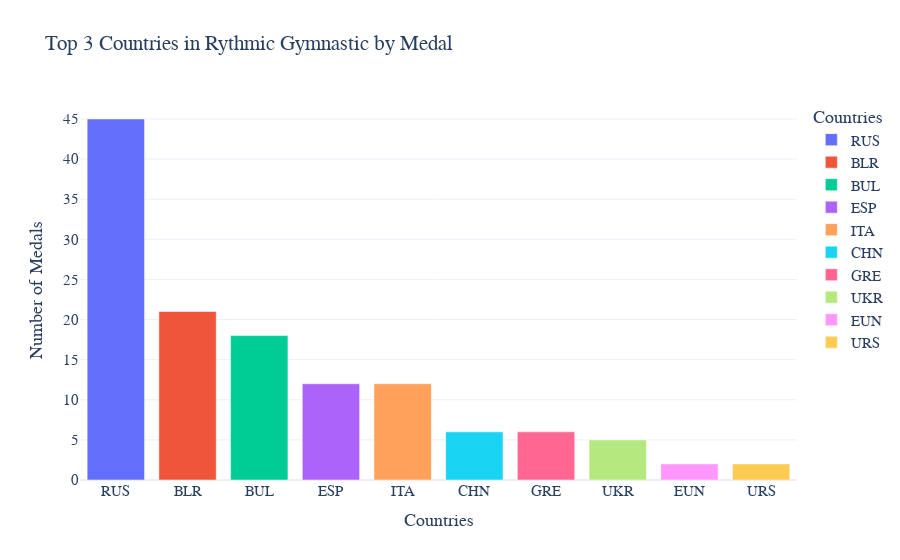

Notebook cell for this chart:
### Markdown cell above
<h3>All countries Rythmic Gymnastic</h3>
<main>
  <p>Test</p>
  <button>Test</button>
</main>

### Code cell
medal_count = os_data_rhythmic_gymnastic.groupby("NOC")["Medal"].count().reset_index()

top_10_athletics = medal_count.sort_values(by="Medal", ascending=False).head(10)

fig = px.bar(top_10_athletics, x="NOC",y="Medal",
            title="Top 3 Countries in Rythmic Gymnastic by Medal",
            template='plotly_white',
            labels={"NOC": "Countries", "Medal": "Number of Medals"},
            color= "NOC")

fig.update_layout(font_family="Rockwell", font_size=15)

fig.show()

### Figure 1 — Plotly figure (JSON) as saved in the notebook; plotly's stock layout.template omitted (floating-point values rounded to 4 significant figures)
{"data": [{"alignmentgroup": "True", "hovertemplate": "Countries=%{x}<br>Number of Medals=%{y}<extra></extra>", "legendgroup": "RUS", "marker": {"color": "#636efa", "pattern": {"shape": ""}}, "name": "RUS", "offsetgroup": "RUS", "orientation": "v", "showlegend": true, "textposition": "auto", "type": "bar", "x": ["RUS"], "xaxis": "x", "y": [45], "yaxis": "y"}, {"alignmentgroup": "True", "hovertemplate": "Countries=%{x}<br>Number of Medals=%{y}<extra></extra>", "legendgroup": "BLR", "marker": {"color": "#EF553B", "pattern": {"shape": ""}}, "name": "BLR", "offsetgroup": "BLR", "orientation": "v", "showlegend": true, "textposition": "auto", "type": "bar", "x": ["BLR"], "xaxis": "x", "y": [21], "yaxis": "y"}, {"alignmentgroup": "True", "hovertemplate": "Countries=%{x}<br>Number of Medals=%{y}<extra></extra>", "legendgroup": "BUL", "marker": {"color": "#00cc96", "pattern": {"shape": ""}}, "name": "BUL", "offsetgroup": "BUL", "orientation": "v", "showlegend": true, "textposition": "auto", "type": "bar", "x": ["BUL"], "xaxis": "x", "y": [18], "yaxis": "y"}, {"alignmentgroup": "True", "hovertemplate": "Countries=%{x}<br>Number of Medals=%{y}<extra></extra>", "legendgroup": "ESP", "marker": {"color": "#ab63fa", "pattern": {"shape": ""}}, "name": "ESP", "offsetgroup": "ESP", "orientation": "v", "showlegend": true, "textposition": "auto", "type": "bar", "x": ["ESP"], "xaxis": "x", "y": [12], "yaxis": "y"}, {"alignmentgroup": "True", "hovertemplate": "Countries=%{x}<br>Number of Medals=%{y}<extra></extra>", "legendgroup": "ITA", "marker": {"color": "#FFA15A", "pattern": {"shape": ""}}, "name": "ITA", "offsetgroup": "ITA", "orientation": "v", "showlegend": true, "textposition": "auto", "type": "bar", "x": ["ITA"], "xaxis": "x", "y": [12], "yaxis": "y"}, {"alignmentgroup": "True", "hovertemplate": "Countries=%{x}<br>Number of Medals=%{y}<extra></extra>", "legendgroup": "CHN", "marker": {"color": "#19d3f3", "pattern": {"shape": ""}}, "name": "CHN", "offsetgroup": "CHN", "orientation": "v", "showlegend": true, "textposition": "auto", "type": "bar", "x": ["CHN"], "xaxis": "x", "y": [6], "yaxis": "y"}, {"alignmentgroup": "True", "hovertemplate": "Countries=%{x}<br>Number of Medals=%{y}<extra></extra>", "legendgroup": "GRE", "marker": {"color": "#FF6692", "pattern": {"shape": ""}}, "name": "GRE", "offsetgroup": "GRE", "orientation": "v", "showlegend": true, "textposition": "auto", "type": "bar", "x": ["GRE"], "xaxis": "x", "y": [6], "yaxis": "y"}, {"alignmentgroup": "True", "hovertemplate": "Countries=%{x}<br>Number of Medals=%{y}<extra></extra>", "legendgroup": "UKR", "marker": {"color": "#B6E880", "pattern": {"shape": ""}}, "name": "UKR", "offsetgroup": "UKR", "orientation": "v", "showlegend": true, "textposition": "auto", "type": "bar", "x": ["UKR"], "xaxis": "x", "y": [5], "yaxis": "y"}, {"alignmentgroup": "True", "hovertemplate": "Countries=%{x}<br>Number of Medals=%{y}<extra></extra>", "legendgroup": "EUN", "marker": {"color": "#FF97FF", "pattern": {"shape": ""}}, "name": "EUN", "offsetgroup": "EUN", "orientation": "v", "showlegend": true, "textposition": "auto", "type": "bar", "x": ["EUN"], "xaxis": "x", "y": [2], "yaxis": "y"}, {"alignmentgroup": "True", "hovertemplate": "Countries=%{x}<br>Number of Medals=%{y}<extra></extra>", "legendgroup": "URS", "marker": {"color": "#FECB52", "pattern": {"shape": ""}}, "name": "URS", "offsetgroup": "URS", "orientation": "v", "showlegend": true, "textposition": "auto", "type": "bar", "x": ["URS"], "xaxis": "x", "y": [2], "yaxis": "y"}], "layout": {"barmode": "relative", "font": {"family": "Rockwell", "size": 15}, "legend": {"title": {"text": "Countries"}, "tracegroupgap": 0}, "title": {"text": "Top 3 Countries in Rythmic Gymnastic by Medal"}, "xaxis": {"anchor": "y", "categoryarray": ["RUS", "BLR", "BUL", "ESP", "ITA", "CHN", "GRE", "UKR", "EUN", "URS"], "categoryorder": "array", "domain": [0, 1], "title": {"text": "Countries"}}, "yaxis": {"anchor": "x", "domain": [0, 1], "title": {"text": "Number of Medals"}}}}
